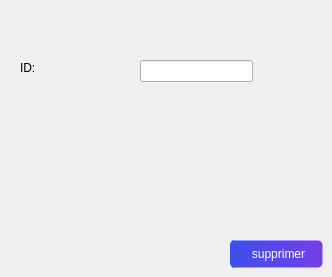
        <widget class="QWidget" name="tab_15">
         <attribute name="title">
          <string>supprimer</string>
         </attribute>
         <widget class="QLineEdit" name="supprimer_id_emp">
          <property name="geometry">
           <rect>
            <x>140</x>
            <y>60</y>
            <width>113</width>
            <height>22</height>
           </rect>
          </property>
         </widget>
         <widget class="QLabel" name="label_70">
          <property name="geometry">
           <rect>
            <x>20</x>
            <y>60</y>
            <width>56</width>
            <height>16</height>
           </rect>
          </property>
          <property name="text">
           <string>ID:</string>
          </property>
         </widget>
         <widget class="QPushButton" name="pushButton_supprimer_emp">
          <property name="geometry">
           <rect>
            <x>230</x>
            <y>240</y>
            <width>93</width>
            <height>28</height>
           </rect>
          </property>
          <property name="styleSheet">
           <string notr="true">QPushButton {
background-image: url(C:/Users/HP/Documents/Health-application/icons/16x16/cil-folder-open.png);
	background-position: left center;



    background-repeat: no-repeat;

	border: 1px solid transparent;
color:rgb(255, 255, 255);

border-radius:5px;
	border-left:5px solid rgba(61, 80, 235, 255);



	background-color:#3d50eb;
	background-color: qlineargradient(spread:pad, x1:0, y1:0, x2:1, y2:0, stop:0 rgba(61, 80, 235, 255), stop:1 rgba(118, 61, 235, 255));

}
QPushButton:hover {
color:rgb(255, 255, 255);
		background-color: rgba(61, 80, 235, 255);
}
QPushButton:pressed {	
	border: 2px solid rgb(55, 74, 214) ;
}</string>
          </property>
          <property name="text">
           <string>supprimer</string>
          </property>
         </widget>
        </widget>
